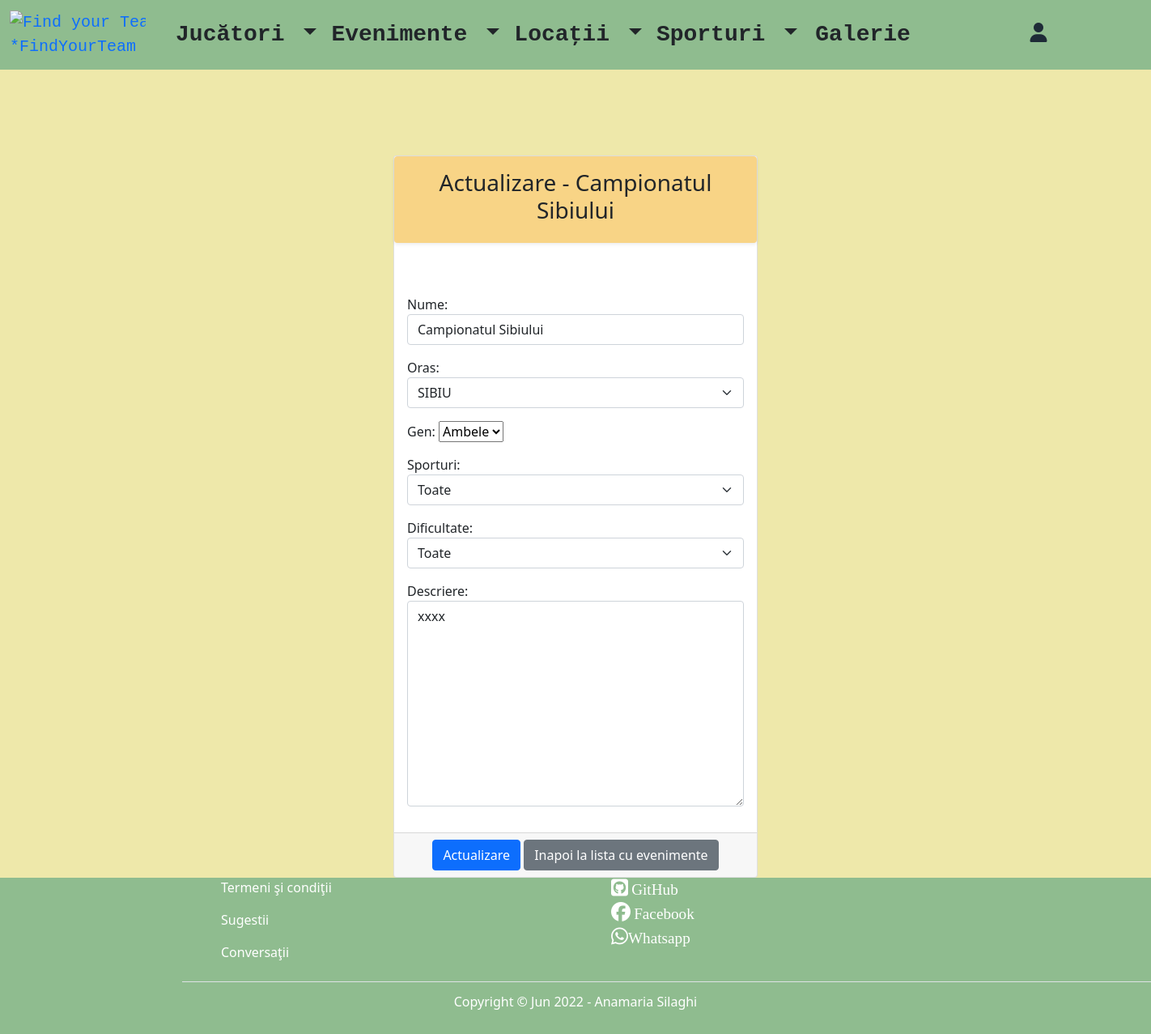
/update-event/1/, run on the app's committed database.
### teams/models.py (models this page shows, shortened)
class Event(models.Model):
    gender_choices = (("Bărbaţi", "Bărbaţi"), ("Femei", "Femei"), ("Ambele", "Ambele"))
    dificulty_choices = (("Toate", "Toate"), ("Incepator", "Incepator"), ("Intermediar", "Intermediar"), ("Avansat", "Avansat"))
    city_choices = (("SIBIU", "SIBIU"), ("BRASOV", "BRASOV"), ("CLUJ-NAPOCA", "CLUJ-NAPOCA"))
    sport_type = (("Toate", "Toate"), ("Handbal", "Handbal"), ("Fotbal", "Fotbal"), ("Tenis de camp", "Tenis de camp"))
    nume = models.CharField(max_length=20)
    oras = models.CharField(max_length=30, choices=city_choices)
    gen = models.CharField(max_length=10, choices=gender_choices)
    de_la = models.DateTimeField(auto_now_add=True)
    pana_la = models.DateTimeField(auto_now_add=True)
    sporturi = models.CharField(max_length=15, choices=sport_type, default="")
    dificultate = models.CharField(max_length=20, choices=dificulty_choices)
    descriere = models.TextField(max_length=800)
    creat_in = models.DateTimeField(auto_now_add=True)
    actualizat_in = models.DateTimeField(auto_now=True)

### teams/views.py (the view)
# urls.py: path('update-event/<int:pk>/', views.EventUpdateView.as_view(), name='update_event'),
class EventUpdateView(UpdateView):
    template_name = 'event/update_event.html'
    model = Event
    form_class = EventForm
    success_url = reverse_lazy('list_of_events')

### teams/forms.py
class EventForm(forms.ModelForm):
    class Meta:
        model = Event
        fields = "__all__"
        widgets = {
            "nume": TextInput(attrs={'placeholder': "Introduceti numele evenimentului", "class": "form-control"}),
            "oras": Select(attrs={"class": "form-select"}),
            "de_la":DateInput(attrs={"type": "datetime-local", "class": "form-control"}, format="%Y-%m-%dT%H:%M"),
            "pana_la":DateInput(attrs={"type": "datetime-local", "class": "form-control"}, format="%Y-%m-%dT%H:%M"),
            "descriere": Textarea(attrs={'placeholder': "Introduceti o descriere a evenimentului", "class": "form-control"}),
            "sporturi": Select(attrs={"class": "form-select"}),
            "dificultate": Select(attrs={"class": "form-select"}),
        }

### templates/event/update_event.html (shortened to what this page needs)
{% extends 'base.html' %}
{% block content %}
    <div class="container-fluid mt-5 pt-5">
         <div class="row mt-5 pt-5">
            <div class="col-md-4 offset-md-4">
                <div class="card">
                    <div class="shadow-sm p-3 mb-5 text-center rounded" style="background-color: #F8D486;">
                        <h3> Actualizare - {{ event.nume }}</h3>
                    </div>
                    <form method="post">
                        <div class="card-body">
                            {{ form.as_p }}
                        </div>
                        <div class="card-footer text-center">
                            <button type="submit" class="btn btn-primary">Actualizare</button>
                            <a href="{% url 'list_of_events' %}" class="btn btn-secondary">Inapoi la lista cu evenimente</a>
                        </div>
                    </form>
                </div>
            </div>
        </div>
    </div>
{% endblock %}

### templates/base.html (style rules this page uses)
body { background-color: palegoldenrod; min-weight : 70wh !important; }

### data on the page
Event: nume "Campionatul Sibiului", oras "SIBIU", gen "Ambele", sporturi "Toate", dificultate "Toate", descriere "xxxx"
